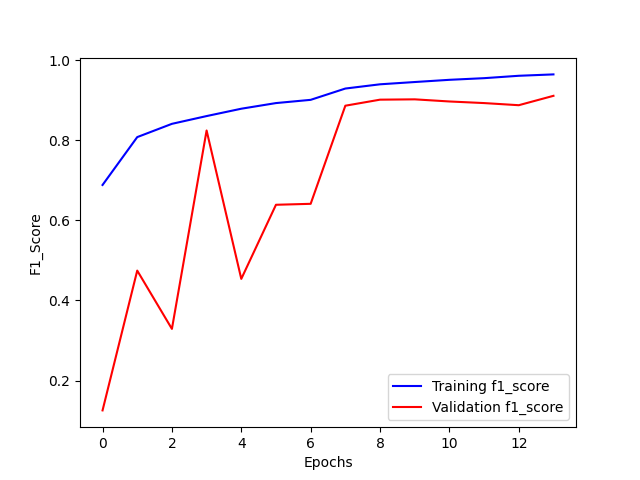

The Python source for this figure:
# %%
# Pour la manipulation de tableaux
import numpy as np

# Imports nécessaires pour construire un modèle CNN avec l'API fonctionnelle de Keras
from tensorflow.keras.layers import Input, Dense
from tensorflow.keras.models import Model,load_model
from tensorflow.keras.layers import Dropout 
from tensorflow.keras.layers import Flatten
from tensorflow.keras.layers import Conv2D 
from tensorflow.keras.layers import MaxPooling2D
from tensorflow.keras.layers import Rescaling
from tensorflow.keras.layers import BatchNormalization,GlobalAveragePooling2D
from tensorflow.keras.preprocessing import image_dataset_from_directory
from tensorflow.keras.regularizers import l2
from sklearn.metrics import f1_score, accuracy_score, classification_report
from sklearn.utils.class_weight import compute_class_weight

# Pour encoder les labels
from tensorflow.keras.utils import to_categorical 

# Pour évaluer les performances 
from sklearn import metrics

# Pour visualiser les performances
import matplotlib.pyplot as plt
from matplotlib import cm
import seaborn as sns
import keras



# %%
import tensorflow as tf
tf.config.list_physical_devices('GPU')

# %%
train_ds = image_dataset_from_directory(
    directory="../../../COVID-19_Radiography_Dataset_split/train_augmented/",                                 
    image_size=(299, 299),
    batch_size = 32,
    labels="inferred",
    shuffle=True,
    seed=42,
    color_mode='grayscale'
    
)

# %%
train_ds_not_augmented = image_dataset_from_directory(
    directory="../../../COVID-19_Radiography_Dataset_split/train/",                                 
    image_size=(299, 299),
    batch_size = 32,
    labels="inferred",
    shuffle=True,
    seed = 42,
    color_mode='grayscale'
    
)


# %%
val_ds = image_dataset_from_directory(
    directory="../../../COVID-19_Radiography_Dataset_split/validation/",                                 
    image_size=(299, 299),
    batch_size = 32,
    labels="inferred",
    seed = 42,
    shuffle=True,
    color_mode='grayscale'
)



# %%
test_ds = image_dataset_from_directory(
    directory="../../../COVID-19_Radiography_Dataset_split/test/",                                 
    image_size=(299, 299),
    batch_size = 32,
    labels="inferred",
    seed = 42,
    shuffle=True,
    color_mode='grayscale'
)

# à calculer sur les labels du train 
y_train_not_augmented = np.concatenate([labels for images, labels in train_ds_not_augmented], axis=0)
class_weights = compute_class_weight('balanced', classes=np.unique(y_train_not_augmented), y=y_train_not_augmented)
class_weight_dict = dict(enumerate(class_weights))


# %%
from tensorflow.keras.callbacks import Callback
from timeit import default_timer as timer

class TimingCallback(Callback):
    def __init__(self, logs={}):
        self.logs=[]
    def on_epoch_begin(self, epoch, logs={}):
        self.starttime = timer()
    def on_epoch_end(self, epoch, logs={}):
        self.logs.append(timer()-self.starttime)

@keras.saving.register_keras_serializable()
class SparseF1Score(tf.keras.metrics.F1Score):
    """F1Score de Keras adaptée aux labels sparses (entiers) plutôt que one-hot."""
    def __init__(self, num_classes, **kwargs):
        super().__init__(**kwargs)
        self.num_classes_ = num_classes

    def update_state(self, y_true, y_pred, sample_weight=None):
        y_true = tf.one_hot(tf.cast(tf.reshape(y_true, [-1]), tf.int32), depth=self.num_classes_)
        return super().update_state(y_true, y_pred, sample_weight)
    

# %%
from tensorflow.keras.callbacks import ReduceLROnPlateau, EarlyStopping

early_stopping = EarlyStopping(
    patience=5,
    min_delta=0.01,
    verbose=1,
    mode='max',
    monitor='val_f1_score')

reduce_learning_rate = ReduceLROnPlateau(
                                    monitor="val_f1_score",
                                    patience=3, # si val_f1_score stagne sur 3 epochs consécutives selon la valeur min_delta
                                    min_delta=0.01,
                                    factor=0.1,  # On réduit le learning rate d'un facteur 0.1
                                    cooldown=4,  # On attend 4 epochs avant de réitérer 
                                    mode='max',
                                    verbose=1)

time_callback = TimingCallback()

# %%
# Instanciation des couches
inputs = Input(shape=(299, 299, 1), name="Input")

normalization_layer=Rescaling(1./255)

#layer 1 à 3
layer1 = Conv2D(
    filters=32,
    kernel_size=(3, 3),
    padding='same',
    activation='relu',
    name='conv_layer1',
    #kernel_regularizer=l2(1e-4)
)

layer2=BatchNormalization(name="BatchNormalization1")

layer3 = MaxPooling2D(
    pool_size=(2, 2),
    name='max_pooling_layer1'
)
#layer 4 à 6
layer4 = Conv2D(
    filters=64,
    kernel_size=(3, 3),
    padding='same',
    activation='relu',
    name='conv_layer2',
    #kernel_regularizer=l2(1e-4)
)

layer5=BatchNormalization(name="BatchNormalization2")

layer6 = MaxPooling2D(
    pool_size=(2, 2),
    name='max_pooling_layer2'
)

#layer 7 à 9
layer7 = Conv2D(
    filters=128,
    kernel_size=(3, 3),
    padding='same',
    activation='relu',
    name='conv_layer3',
    #kernel_regularizer=l2(1e-4)
)

layer8=BatchNormalization(name="BatchNormalization3")

layer9 = MaxPooling2D(
    pool_size=(2, 2),
    name='max_pooling_layer3'
)

#layer 10 à 12
layer10 = Conv2D(
    filters=256,
    kernel_size=(3, 3),
    padding='same',
    activation='relu',
    name='conv_layer4',
    #kernel_regularizer=l2(1e-4)
)

layer11=BatchNormalization(name="BatchNormalization4")

layer12 = MaxPooling2D(
    pool_size=(2, 2),
    name='max_pooling_layer4'
)


#layer 14 à 18
layer13 = GlobalAveragePooling2D()
layer14 = Dropout(rate=0.3)

#layer15 = Flatten()

layer15 = Dense(
    units=128,
    activation='relu',
    name='dense_hidden_layer'
    
)

layer16 = Dropout(rate=0.3)

output_layer = Dense(
    units=4,
    activation='softmax',
    name='output_layer'
)


# %%
# Utilisation des couches
x= normalization_layer(inputs)
x = layer1(x)
x = layer2(x)
x = layer3(x)
x = layer4(x)
x = layer5(x)
x = layer6(x)
x = layer7(x)
x = layer8(x)
x = layer9(x)
x = layer10(x)
x = layer11(x)
x = layer12(x)
x = layer13(x)
x = layer14(x)
x = layer15(x)
x = layer16(x)



# Création du modèle
outputs = output_layer(x)
model = Model(inputs=inputs, outputs=outputs)

# %%

import keras
model.compile(loss='sparse_categorical_crossentropy', # fonction de perte
              optimizer='adam',                # algorithme d'optimisation
              metrics=[SparseF1Score(num_classes=4, average='macro', name='f1_score')])            # métrique d'évaluation

model_history = model.fit(train_ds,
                          validation_data=val_ds,
                          epochs=50,
                          callbacks = [reduce_learning_rate,
                                       early_stopping,
                                       time_callback],
#                          class_weight=class_weight_dict,  # <-- ajouté             
                          shuffle=False) 

model.save('cnn_256.keras')




# %%
# Labels des axes
plt.xlabel('Epochs')
plt.ylabel('F1_Score')

# Courbe de la précision sur l'échantillon d'entrainement
plt.plot(
         model_history.history['f1_score'],
         label='Training f1_score',
         color='blue')

# Courbe de la précision sur l'échantillon de test
plt.plot(
         model_history.history['val_f1_score'], 
         label='Validation f1_score',
         color='red')

# Affichage de la légende
plt.legend()



# Sauvegarde
plt.savefig('cnn_256.png')
np.save('cnn_256.npy',model_history.history)

# Affichage de la figure
plt.show()
